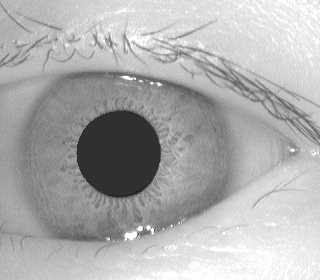
#> input picture notebooks/CASIA_v1/006_2_4.bmp, 320 x 280 px, given in place of 001_1_1.bmp, which was not available
$ jupyter execute --allow-errors '#5 Red U-Net.ipynb'   (text cells are left out)
#> lines starting #> are read from the running program, lines starting #| are printed output that depends on the picture; after the words box and inside, x2 and y2 are one past the last pixel; in counts of white or black regions, pixels touching at a corner belong together; long printed decimals are rounded; pictures that were not available may be replaced by others from this repository, and a replacement may not be noted
[cell 1]
import warnings
warnings.filterwarnings('ignore')

[cell 2]
import os
import cv2
import numpy as np
import matplotlib
import matplotlib.pyplot as plt

import skimage.io as io
import skimage.transform as trans
import shutil

from skimage import data

[cell 3]
from keras.models import load_model

#> (the rest of this cell did not finish here and is left out)

[cell 4]
# [27 lines left out: functions create_segmented_dir, copy_all_samples, not called in this run]

[cell 5]
# ejecutar una única vez
# create_segmented_dir('CASIA-IrisV1-Segmented', 108)
# copy_all_samples('CASIA-IrisV1', 'dataset')

[cell 6]
# [60 lines left out: functions testGenerator, get_samples_names, saveResult, not called in this run]

[cell 7]
testGene = testGenerator("CASIA-IrisV1", 10) #len(os.listdir('dataset')))
#> (the rest of this cell did not finish here and is left out)

#> (a cell that did not finish here is left out)

[cell 9]
from PIL import Image

import numpy as np

path_img = "CASIA_v1" + os.sep + "001_1_1.bmp"
path_back = "CASIA_Segmented" + os.sep + "001_1_1.bmp"

image = Image.open(path_img)
#> image is the input picture: PIL image 320x280 L; min 26, max 255, mean 174
background = Image.open(path_back)
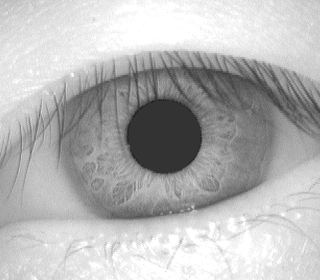
#> input picture notebooks/CASIA_v1/007_1_2.bmp, 320 x 280 px, given in place of 001_1_1.bmp, which was not available
#> background is the input picture: PIL image 320x280 L; min 25, max 255, mean 181.9

background.paste(image, (0, 0), image)
plt.imshow(background, cmap='gray');

[cell 10]
# Deteccion de bordes con Canny sin aplicar operadores morfológicos(suavizar los bordes)
path_img = "CASIA_Segmented" + os.sep + "001_1_1.bmp"
img = cv2.imread(path_img)
#> img: shape (280, 320, 3); min 25, max 255, mean 181.9
edges = cv2.Canny(img, 10, 255)
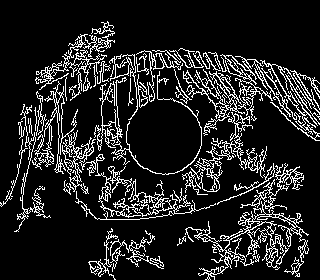
#> edges: shape (280, 320); 13.7% white in thin lines or dots
plt.imshow(edges, cmap='gray');

[cell 11]
kernel = cv2.getStructuringElement(cv2.MORPH_ELLIPSE, (11, 11))
(thresh, binRed) = cv2.threshold(img, 128, 255, cv2.THRESH_BINARY) # se binariza
#> binRed: shape (280, 320, 3); 80.7% white; 179 black regions (172 under 20 px), largest, box (x1, y1, x2, y2) and area: (54, 55, 320, 177) 15217, (92, 196, 193, 220) 923, (195, 174, 262, 210) 636
opening = cv2.morphologyEx(img, cv2.MORPH_OPEN, kernel, iterations=2) # se aplica operadores morfológicos(vigilar iteraciones)
(thresh, binRed) = cv2.threshold(opening, 128, 255, cv2.THRESH_BINARY) # se binariza nuevamente
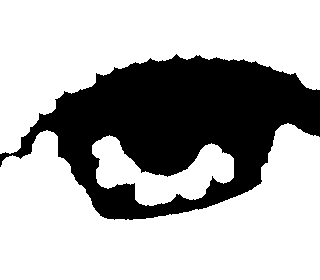
#> binRed: shape (280, 320, 3); 69.7% white; 1 black region, box (x1, y1, x2, y2) and area: (0, 54, 320, 220) 27149

[cell 12]
fig, axes = plt.subplots(1,3, figsize=(12,12))
axes[0].imshow(img,cmap='gray')
axes[0].set(title="Output de la red preentrenada")
axes[0].axis('off')
axes[1].imshow(opening,cmap='gray')
axes[1].set(title="Operadores morfológicos intermedios");
axes[1].axis('off')
axes[2].imshow(binRed,cmap='gray')
axes[2].set(title="Resultado final");
axes[2].axis('off');

[cell 13]
# creamos un nuevo directorio para guardar las muestras segmentadas con mayor calidad
os.mkdir("CASIA_Segmented_v2")
cv2.imwrite("CASIA_Segmented_v2"+ os.sep + "001_1_1.bmp", binRed)# guardamos muestra
#> Out = True

[cell 14]
background = Image.open("CASIA_Segmented_v2"+ os.sep + "001_1_1.bmp")

background.paste(image, (0, 0), image)
#> background: PIL image 320x280 RGB
plt.imshow(background);

[cell 15]
edges = cv2.Canny(binRed, 10, 255)
#> edges: shape (280, 320); 1.5% white in thin lines or dots, all inside (x1, y1, x2, y2) = (0, 54, 320, 220)
plt.imshow(edges, cmap='gray');

[cell 16]
# creamos un nuevo directorio para guardar las muestras con los bordes detectados
if not os.path.exists("CASIA_Edge"):
    os.mkdir("CASIA_Edge")
cv2.imwrite("CASIA_Edge"+ os.sep + "001_1_1.bmp", edges)# guardamos muestra
#> Out = True

[cell 17]
path_img = "CASIA_Edge" + os.sep + "001_1_1.bmp"

[cell 18]
img = cv2.imread(path_img) # trabajamos con la muestra a la que ya hemos aplicado Canny
output = img.copy()
gray_img = cv2.imread(path_img, 0)

# Hough circular
# esta función de openCV devuelve una tupla de la forma(x_centro, y_centro, radio)
circles = cv2.HoughCircles(gray_img,
                          cv2.HOUGH_GRADIENT, # method -> único
                          1.1,# dp
                          155, # minDist
                          param1=50,
                          param2=30,
                          minRadius=28, # radio mínimo del iris que se está intentando localizar
                          maxRadius=150) # radio máximo "...."
#> circles = [[150.2, 143.6, 83.44]]

# tiene que haber detectado como mínimo un círculo
if circles is not None:
    print(len(circles), "circle/s were found")
#| 1 circle/s were found
    circles = np.round(circles[0, :]).astype("int")
#> circles = [[150, 144, 83]]

    for (x_center, y_center, radius) in circles:
        print("center of iris: ", (x_center,y_center))
        print("radius of iris: ", radius)
        # dibujamos el círculo correspondiente al iris
        cv2.circle(output, (x_center,y_center), radius, (0, 255, 0), 4)
        # dibujamos el centro
        cv2.rectangle(output, (x_center - 5, y_center - 5), (x_center + 5, y_center + 5), (0, 128, 255), -1)
#> this loop made 1 pass
#| center of iris:  (150, 144)
#| radius of iris:  83
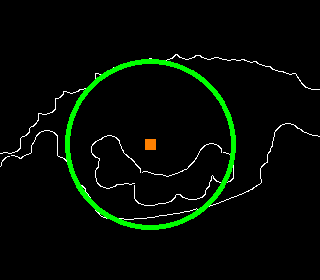
#> output: shape (280, 320, 3); mean B, G, R 3.4, 11, 3.7

    # show the output image
#     cv2.imshow("Iris detectado", np.hstack([img, output]))
#     cv2.waitKey(0)
    plt.imshow(output)
    plt.title("Iris detectado")
else:
    print("ERROR: Not circles were found.")

[cell 19]
height,width = gray_img.shape
#> height = 280; width = 320
mask = np.zeros((height,width), np.uint8)

circle_img = cv2.circle(mask,(x_center,y_center),radius,(255,255,255),thickness=-1)
#> circle_img: shape (280, 320); 24.1% white; 1 white region
circle_copy = circle_img.copy()
# plt.imshow(circle_img, cmap='gray');
path_img = "CASIA_v1" + os.sep + "001_1_1.bmp"
img = cv2.imread(path_img)
#> img: shape (280, 320, 3); min 26, max 255, mean 174
masked_data = cv2.bitwise_and(img, img, mask=circle_img)
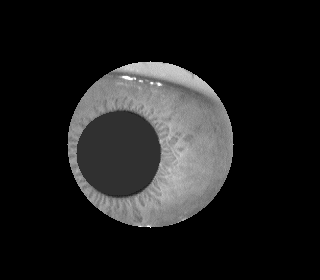
#> masked_data: shape (280, 320, 3); min 0, max 255, mean 29.1
# plt.imshow(masked_data, cmap='gray');
_,thresh = cv2.threshold(mask,1,255,cv2.THRESH_BINARY)
# plt.imshow(thresh, cmap='gray');

(contours, hierarchy) = cv2.findContours(thresh,cv2.RETR_EXTERNAL,cv2.CHAIN_APPROX_SIMPLE)
#> contours = 1 contour; box (x1, y1, x2, y2) and area: (67, 61, 234, 228) 21394
contours = np.float32(contours)
x,y,w,h = cv2.boundingRect(contours[0])
#> x = 67; y = 61; w = 167; h = 167
crop = masked_data[y:y+h,x:x+w]
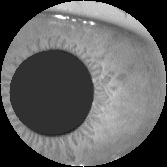
#> crop: shape (167, 167, 3); min 0, max 255, mean 93.5


cv2.imshow('Cropped Eye',crop)
cv2.waitKey(0)
cv2.destroyAllWindows()

[cell 20]
from skimage import data
from skimage.transform import (hough_line, hough_line_peaks, hough_circle, hough_circle_peaks)
from skimage.draw import circle_perimeter
from skimage.color import gray2rgb
from matplotlib import cm

[cell 21]
def draw_circles(img, cx, cy, radii):
    '''
    A partir de los centros y el radio detectados dibuja el iris sobre la imagen que se le
    pasa como parámetro.
    '''
# [5 lines of commented-out code are left out]
    image = img
    pupil = cv2.circle(image,(cx[0],cy[0]), radii[0], (255, 0, 0), 2)
    iris = cv2.circle(image,(cx[1],cy[1]), radii[1], (255, 0, 0), 2)
    return image

[cell 22]
# muestra original
path_sample = "CASIA_v1" + os.sep + "001_1_1.bmp"
# misma muestra pero con los bordes ya detectados con Canny
path_edged = "CASIA_Edge" + os.sep + "001_1_1.bmp"

[cell 23]
sample = cv2.imread(path_sample,0)
gray_img = cv2.imread(path_edged, 0)

boundaries = [] # contiene los bordes límbico y pupilar
centers = [] # contiene centros y radio de la pupila

hough_radii = np.arange(20, 150, 2) # ajustar manualmente para que empiece desde un rango que incluya tanto al iris como a la pupila
hough_res = hough_circle(gray_img, hough_radii)

# ¡Ojo! Seleccionamos los círculos más prominentes, en este caso sabemos a priori que sólo puede haber 2, si subimos
# esa cantidad detectará círculos en zonas aleatorias
accums, cx, cy, radii = hough_circle_peaks(hough_res, hough_radii, total_num_peaks=2) # total_num_peaks -> nro de círculos
#> accums = [0.267, 0.266]; cx = [191, 112]; cy = [179, 196]; radii = [20, 22]
x_pupil, x_iris = cx
#> x_pupil = 191; x_iris = 112
y_pupil, y_iris = cy
#> y_pupil = 179; y_iris = 196
radius_pupil, radius_iris = radii
#> radius_pupil = 20; radius_iris = 22

print("center of pupil: ", (x_pupil,y_pupil))
#| center of pupil:  (191, 179)
print("radius of pupil: ", radius_pupil)
#| radius of pupil:  20
print("center of iris: ", (x_iris,y_iris))
#| center of iris:  (112, 196)
print("radius of iris: ", radius_iris)
#| radius of iris:  22
print("-------------------------")

iris_sample = draw_circles(sample, cx, cy, radii)
iris_edged = draw_circles(gray_img, cx, cy, radii)

# bordes del iris
boundaries.append(iris_sample)
# centros y radios de la pupila
centers.append([x_pupil, y_pupil, radius_pupil])

iris_edged = cv2.cvtColor(iris_edged, cv2.COLOR_GRAY2BGR)
iris_sample = cv2.cvtColor(iris_sample, cv2.COLOR_GRAY2BGR)
fig, axes = plt.subplots(1, 2, figsize=(10,10))
axes[0].imshow(iris_edged)
axes[0].set(title="Iris on edged sample")
axes[1].imshow(iris_sample)
axes[1].set(title="Iris on original sample");

[cell 24]
boundaries

[cell 25]
# creamos la máscara
height,width = gray_img.shape
mask = np.zeros((height,width), np.uint8)

# tenemos 2 círculos por lo que se dibujarán sobre la máscara
pupil_mask = cv2.circle(mask,(x_pupil,y_pupil),radius_pupil,(255,255,255),thickness=-1)
#> pupil_mask: shape (280, 320); 1.4% white; 1 white region, box (x1, y1, x2, y2) and area: (171, 159, 212, 200) 1257
ret,pupil_mask = cv2.threshold(pupil_mask,127,255,cv2.THRESH_BINARY_INV) # de negro a blanco y viceversa

iris_mask = cv2.circle(mask,(x_iris,y_iris),radius_iris,(255,255,255),thickness=-1)
#> iris_mask: shape (280, 320); 3.1% white; 2 white regions, box (x1, y1, x2, y2) and area: (90, 174, 135, 219) 1517, (171, 159, 212, 200) 1257

fig, axes = plt.subplots(1, 2, figsize=(10,10))
axes[0].imshow(pupil_mask, cmap='gray');
axes[0].set(title='Pupil Mask')
axes[1].imshow(iris_mask, cmap='gray');
axes[1].set(title='Iris Mask');

[cell 26]
# combinamos ambas máscaras, es por ello que se ha binarizado la máscara de la pupila, para que "lo blanco" corresponda al iris
combined_mask = cv2.circle(iris_mask,(x_pupil,y_pupil),radius_pupil,(0,0,0),thickness=-1)
#> combined_mask: shape (280, 320); 1.7% white; 1 white region

# muestra tal cual
path_img = "CASIA_v1" + os.sep + "001_1_1.bmp"
img = cv2.imread(path_img)

# copia de la muestra usando la máscara previa
masked_data = cv2.bitwise_and(img, img, mask=combined_mask)


# bianrizamos
_,thresh = cv2.threshold(mask,1,255,cv2.THRESH_BINARY)
#

# buscamos los contornos, los bordes de los círculos
(contours, hierarchy) = cv2.findContours(mask,cv2.RETR_EXTERNAL,cv2.CHAIN_APPROX_SIMPLE)
#> contours = 1 contour; box (x1, y1, x2, y2) and area: (90, 174, 135, 219) 1454
#¿len(contours) > 1? porque debe encontrar los contornos de los bordes pupilar y límbico
contours = np.float32(contours)
x,y,w,h = cv2.boundingRect(contours[0])
#> x = 90; y = 174; w = 45; h = 45
crop = masked_data[y:y+h,x:x+w]
#> crop: shape (45, 45, 3)
# cv2.imwrite("cropped.bmp", crop)


fig, axes = plt.subplots(1,2,figsize=(10,10))
axes[0].imshow(combined_mask, cmap='gray')
axes[0].set(title='Combined mask')
axes[1].imshow(crop, cmap='gray')
axes[1].set(title='Cropped iris');

[cell 27]
# creamos un nuevo directorio para guardar las muestras segmentadas con mayor calidad
os.mkdir("CASIA_Cropped")
cv2.imwrite("CASIA_Cropped"+ os.sep + "001_1_1.bmp", crop)# guardamos muestra
#> Out = True

[cell 28]
source = cv2.imread("CASIA_Cropped"+ os.sep + "001_1_1.bmp", 0)
#> source: shape (45, 45); min 0, max 180, mean 73
plt.imshow(source,'gray');

[cell 29]
from skimage.color import rgb2gray

#--- ensure image is of the type float ---
img = source.astype(np.float32)
#> img: shape (45, 45) float32
width, height = img.shape
#> width = 45; height = 45

#--- the following holds the square root of the sum of squares of the image dimensions ---
#--- this is done so that the entire width/height of the original image is used to express the complete circular range of the resulting polar image ---
value = np.sqrt(((width/2.0)**2.0) + ((height/2.0)**2.0))
#> value = 31.82
print(value)
#| 31.820

polar_image = cv2.linearPolar(img,
                              (height/2, width/2),
                              value,
                              cv2.WARP_FILL_OUTLIERS)
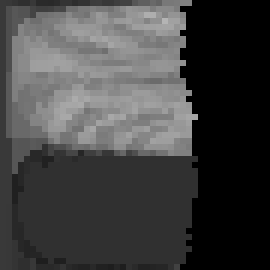
#> polar_image: shape (45, 45) float32 (shown 6 times larger); min 0, max 180, mean 65.3

polar_image = polar_image.astype(np.uint8)
plt.imshow(polar_image, 'gray')
plt.title("Polar Image");

[cell 30]
target = [img for img in boundaries]
#> target = 1 item
normalized=[]
cent=0
for img in target:
    #load pupil centers and radius of inner circles
    center_x = centers[cent][0]
    center_y = centers[cent][1]
    radius_pupil=int(centers[cent][2])

    iris_radius = 53 # width of space between inner and outer boundary

    #define equally spaced interval to iterate over
    nsamples = 360
    samples = np.linspace(0,2*np.pi, nsamples)[:-1]
    polar = np.zeros((iris_radius, nsamples))
    for r in range(iris_radius):
        for theta in samples:
            #get x and y for values on inner boundary
            x = (r+radius_pupil)*np.cos(theta)+center_x
            y = (r+radius_pupil)*np.sin(theta)+center_y
            x=int(x)
            y=int(y)
            try:
            #convert coordinates
                polar[r][int((theta*nsamples)/(2*np.pi))] = img[y][x]
            except IndexError: #ignores values which lie out of bounds
                pass
            continue
    res = cv2.resize(polar,(512,64))
    normalized.append(res)
    cent+=1
#> this loop made 1 pass
#> (center_x, center_y, radius_pupil, iris_radius, nsamples, cent) on pass 1: (191, 179, 20, 53, 360, 1)
#> pass 1, `res = cv2.resize(polar,(512,64))`:
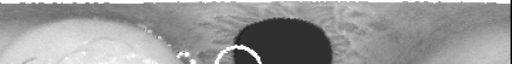
#> res: shape (64, 512) float64; min 0, max 255, mean 153.3
#> after the loop:
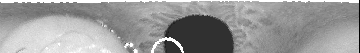
#> polar: shape (53, 360) float64; min 0, max 255, mean 153.3
#> after the loop, cent = 1; normalized = 1 item
plt.imshow(normalized[0], "gray");

[cell 31]
h,w = normalized[0].shape # height, width
#> h = 64; w = 512
h,w
#> Out = (64, 512)

[cell 32]
# ajustamos verticalmente también ya que hay una pequeña zona que no aporta nada(~3)
roi = normalized[0][3:h, 0:int(512/2)]
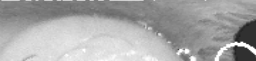
#> roi: shape (61, 256) float64; min 31.49, max 255, mean 166.9
plt.imshow(roi,"gray");
